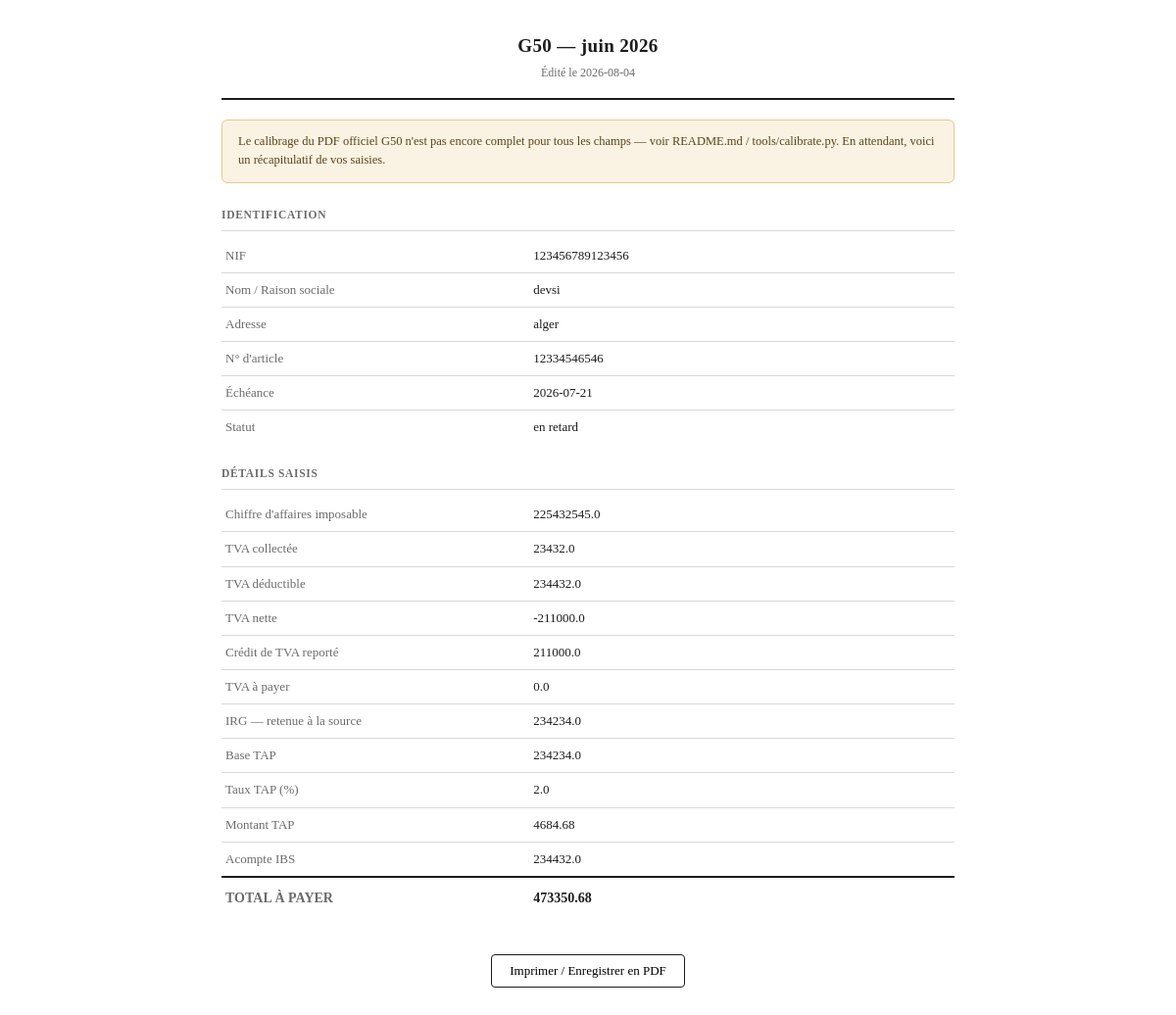
Page /declarations/5/generate (signed in) on the committed database.
### tables this page shows
CREATE TABLE declaration (
            id INTEGER PRIMARY KEY AUTOINCREMENT,
            user_id INTEGER NOT NULL,
            type TEXT NOT NULL,
            periode TEXT NOT NULL,
            montant REAL NOT NULL DEFAULT 0,
            statut TEXT NOT NULL DEFAULT 'en attente',
            date_echeance TEXT NOT NULL, formulaire TEXT NOT NULL DEFAULT '', nif TEXT, raison_sociale TEXT, adresse TEXT, numero_article TEXT, details TEXT, administration TEXT NOT NULL DEFAULT 'DGI',
            FOREIGN KEY (user_id) REFERENCES user(id) ON DELETE CASCADE
        );

### app.py (the view, shortened to what this page needs)
@app.route("/declarations/<int:decl_id>/generate")
@login_required
def generate_declaration_form(decl_id):
    db = get_db()
    decl = db.execute(
        "SELECT * FROM declaration WHERE id=? AND user_id=?", (decl_id, session["user_id"])
    ).fetchone()
    if decl is None:
        flash("Déclaration introuvable.", "error")
        return redirect(url_for("declarations"))
    details = json.loads(decl["details"]) if decl["details"] else {}
    contribuable = current_user()
    builder = FORM_BUILDERS.get(decl["type"])
    pdf_path = FORM_PDF_PATHS.get(decl["type"])
    detail_rows = build_detail_rows(decl["type"], details)
    return render_template(
        "declaration_form.html",
        d=decl,
        detail_rows=detail_rows,
        contribuable=contribuable,
        date_edition=date.today().isoformat(),
    )

### app.py (called while the page is built)
def get_db():
    if "db" not in g:
        g.db = sqlite3.connect(DB_PATH)
        g.db.row_factory = sqlite3.Row
        g.db.execute("PRAGMA foreign_keys = ON")
    return g.db

def login_required(view):
    from functools import wraps
    @wraps(view)
    def wrapped(*args, **kwargs):
        if "user_id" not in session:
            flash("Veuillez vous connecter pour accéder à cette page.", "error")
            return redirect(url_for("login"))
        return view(*args, **kwargs)
    return wrapped

def current_user():
    if "user_id" not in session:
        return None
    db = get_db()
    return db.execute("SELECT * FROM user WHERE id = ?", (session["user_id"],)).fetchone()

@app.context_processor
def inject_user():
    return {"current_user": current_user()}

def build_detail_rows(type_decl, details):
    rows = []
    for key, label in FIELD_LABELS.get(type_decl, []):
        val = details.get(key, "")
        if val in ("", None):
            continue
        if key == "situation_familiale":
            val = SITUATION_LABELS.get(val, val)
        elif key == "mode_paiement":
            val = MODE_PAIEMENT_LABELS.get(val, val)
        rows.append((label, val, key == "total"))
    return rows

### templates/declaration_form.html (shortened to what this page needs)
<!DOCTYPE html>
<html lang="fr">
<head>
</head>
<body>
<div class="doc-header">
    <h1>{{ d.type }} — {{ d.periode }}</h1>
    <div class="sub">Édité le {{ date_edition }}</div>
</div>
{% if d.type == 'CASNOS' %}
<div class="notice">
    La CASNOS est une caisse de sécurité sociale, pas la DGI : il n'existe pas d'imprimé
    fiscal officiel équivalent à reproduire. Ceci est un récapitulatif de suivi, pas un
    formulaire à déposer tel quel.
</div>
{% else %}
<div class="notice">
    Le calibrage du PDF officiel {{ d.type }} n'est pas encore complet pour tous les champs
    — voir README.md / tools/calibrate.py. En attendant, voici un récapitulatif de vos saisies.
</div>
{% endif %}
<div class="section">
    <div class="section-title">Identification</div>
    <table>
        <tr><th>NIF</th><td>{{ d.nif }}</td></tr>
        <tr><th>Nom / Raison sociale</th><td>{{ d.raison_sociale }}</td></tr>
        <tr><th>Adresse</th><td>{{ d.adresse }}</td></tr>
        <tr><th>N° d'article</th><td>{{ d.numero_article or '—' }}</td></tr>
        <tr><th>Échéance</th><td>{{ d.date_echeance }}</td></tr>
        <tr><th>Statut</th><td>{{ d.statut }}</td></tr>
    </table>
</div>
<div class="section">
    <div class="section-title">Détails saisis</div>
    <table>
        {% for label, value, is_total in detail_rows %}
        <tr{% if is_total %} class="row-total"{% endif %}>
            <th>{{ label }}</th><td>{{ value }}</td>
        </tr>
        {% endfor %}
    </table>
</div>
<div class="no-print">
    <button onclick="window.print()">Imprimer / Enregistrer en PDF</button>
</div>
</body>
</html>

### templates/declaration_form.html (style rules this page uses)
:root { --ink: #1c1c1c; --muted: #6b6b6b; --line: #d8d8d8; --accent: #7a5c1e; --accent-bg: #faf3e3; --panel-bg: #fafafa; }
* { box-sizing: border-box; }
body { font-family: Georgia, 'Times New Roman', serif; font-size: 13px; color: var(--ink); max-width: 780px; margin: 2rem auto; line-height: 1.55; padding: 0 1rem; }
.doc-header { text-align: center; padding-bottom: 16px; margin-bottom: 20px; border-bottom: 2px solid var(--ink); }
.doc-header h1 { font-size: 19px; font-weight: 600; margin: 0 0 4px; letter-spacing: 0.02em; }
.doc-header .sub { font-size: 12px; color: var(--muted); }
.notice { background: var(--accent-bg); border: 1px solid #e3c98a; color: #5a4416; padding: 12px 16px; border-radius: 6px; margin-bottom: 24px; font-size: 12.5px; }
.section { margin-bottom: 22px; }
.section-title { font-weight: 600; font-size: 11.5px; letter-spacing: 0.06em; text-transform: uppercase; color: var(--muted); padding-bottom: 6px; margin-bottom: 8px; border-bottom: 1px solid var(--line); }
table { width: 100%; border-collapse: collapse; }
tr + tr td, tr + tr th { border-top: 1px solid var(--line); }
th, td { padding: 7px 4px; text-align: left; font-size: 13px; vertical-align: top; }
th { width: 42%; font-weight: 400; color: var(--muted); }
td { font-weight: 500; }
.row-total th, .row-total td { border-top: 2px solid var(--ink); font-weight: 700; font-size: 14px; padding-top: 10px; }
.no-print { margin-top: 2.5rem; text-align: center; }
.no-print button { font-family: inherit; font-size: 13px; padding: 8px 18px; border: 1px solid var(--ink); background: #fff; border-radius: 4px; cursor: pointer; }

### rows in the picture
declaration: type "G50", periode "juin 2026", nif "123456789123456", raison_sociale "devsi", adresse "alger", numero_article "12334546546", date_echeance "2026-07-21", statut "en retard"

### other values in the picture
{{ label }} "Chiffre d'affaires imposable" "TVA collectée" "TVA déductible" "TVA nette" "Crédit de TVA reporté" "TVA à payer" "IRG — retenue à la source" "Base TAP" "Taux TAP (%)" "Montant TAP" "Acompte IBS" "TOTAL À PAYER"
{{ value }} "225432545.0" "23432.0" "234432.0" "-211000.0" "211000.0" "0.0" "234234.0" "234234.0" "2.0" "4684.68" "234432.0" "473350.68"
